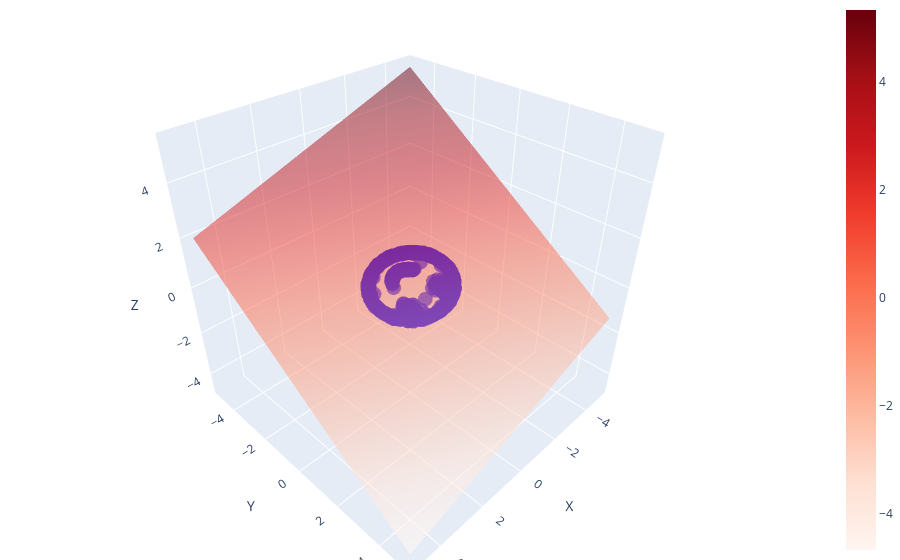

The code cell stored with this chart in its notebook:
### Code cell
generated_points_orth_proj,_,_ = projector.project(generated_points_orth.squeeze())
fig = plot_points_3d([generated_points_orth_proj.squeeze().numpy()], A=A.squeeze(),b= b.squeeze())
fig.show()
